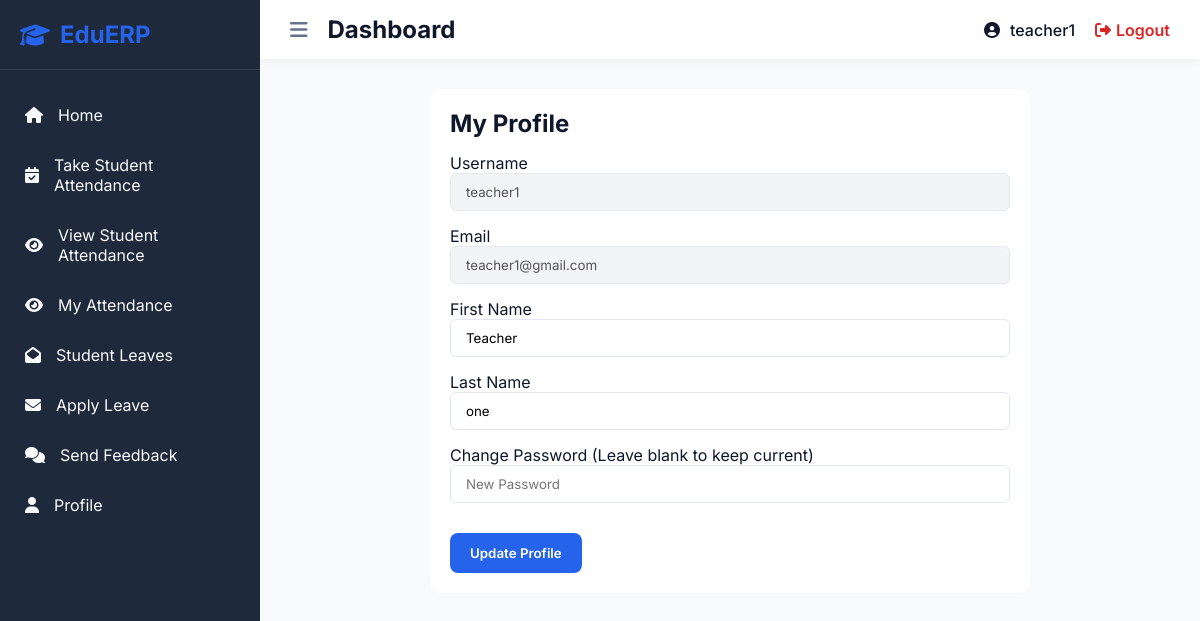
Page /profile/ (signed in) on the committed database.
### accounts/models.py (models this page shows)
class CustomUser(AbstractUser):
    USER_TYPE_CHOICES = ((1, "HOD"), (2, "Staff"), (3, "Student"))
    user_type = models.IntegerField(choices=USER_TYPE_CHOICES, default=1)
    class Meta:
        db_table = 'CUSTOM_USER_TABLE'

### accounts/views.py (the view, shortened to what this page needs)
# urls.py: path('profile/', views.profile_view, name='profile_view'),
@login_required(login_url='/')
def profile_view(request):
    user = request.user
    return render(request, 'accounts/profile.html', {'user': user})

### accounts/templates/accounts/profile.html (shortened to what this page needs)
{% extends 'base.html' %}
{% block content %}
<div class="content-section" style="background: white; padding: 20px; border-radius: 12px; max-width: 600px; margin: auto;">
    <h2>My Profile</h2>
    <form action="{% url 'profile_view' %}" method="POST" style="margin-top: 15px;">
        <label>Username</label>
        <input type="text" value="{{ user.username }}" disabled class="form-input" style="background: #f3f4f6; margin-bottom: 15px;">
        <label>Email</label>
        <input type="email" value="{{ user.email }}" disabled class="form-input" style="background: #f3f4f6; margin-bottom: 15px;">
        <label>First Name</label>
        <input type="text" name="first_name" value="{{ user.first_name }}" class="form-input" style="margin-bottom: 15px;">
        <label>Last Name</label>
        <input type="text" name="last_name" value="{{ user.last_name }}" class="form-input" style="margin-bottom: 15px;">
        <label>Change Password (Leave blank to keep current)</label>
        <input type="password" name="password" placeholder="New Password" class="form-input" style="margin-bottom: 15px;">
        <button type="submit" class="btn-primary" style="margin-top: 15px;">Update Profile</button>
    </form>
</div>
{% endblock %}

### templates/base.html (shortened to what this page needs)
<!DOCTYPE html>
<html lang="en">
<head>
    <link rel="stylesheet" href="https://cdnjs.cloudflare.com/ajax/libs/font-awesome/6.4.0/css/all.min.css">
    <link rel="stylesheet" href="/static/css/style.css">
</head>
<body>
    <div class="app-container">
        <aside class="sidebar">
            <div class="sidebar-header">
                <h2><i class="fas fa-graduation-cap"></i> EduERP</h2>
            </div>
            <ul class="sidebar-menu">
                {% if request.user.user_type == 1 %}
                    <li><a href="{% url 'admin_home' %}"><i class="fas fa-home"></i> Home</a></li>
                    <li><a href="{% url 'manage_staff' %}"><i class="fas fa-users"></i> Staff</a></li>
                    <li><a href="{% url 'manage_student' %}"><i class="fas fa-user-graduate"></i> Students</a></li>
                    <li><a href="{% url 'manage_course' %}"><i class="fas fa-book"></i> Courses</a></li>
                    <li><a href="{% url 'manage_subject' %}"><i class="fas fa-book-open"></i> Subjects</a></li>
                    <li><a href="{% url 'admin_staff_attendance' %}"><i class="fas fa-calendar-check"></i> Staff Attendance</a></li>
                    <li><a href="{% url 'admin_leave_requests' %}"><i class="fas fa-envelope"></i> Leave Requests</a></li>
                    <li><a href="{% url 'admin_feedback_message' %}"><i class="fas fa-comments"></i> Feedback</a></li>
                {% elif request.user.user_type == 2 %}
                    <li><a href="{% url 'staff_home' %}"><i class="fas fa-home"></i> Home</a></li>
                    <li><a href="{% url 'staff_take_attendance' %}"><i class="fas fa-calendar-check"></i> Take Student Attendance</a></li>
                    <li><a href="{% url 'staff_view_attendance' %}"><i class="fas fa-eye"></i> View Student Attendance</a></li>
                    <li><a href="{% url 'staff_view_personal_attendance' %}"><i class="fas fa-eye"></i> My Attendance</a></li>
                    <li><a href="{% url 'staff_student_leave_requests' %}"><i class="fas fa-envelope-open"></i> Student Leaves</a></li>
                    <li><a href="{% url 'staff_apply_leave' %}"><i class="fas fa-envelope"></i> Apply Leave</a></li>
                    <li><a href="{% url 'staff_feedback' %}"><i class="fas fa-comments"></i> Send Feedback</a></li>
                {% endif %}
                <li><a href="{% url 'profile_view' %}"><i class="fas fa-user"></i> Profile</a></li>
            </ul>
        </aside>
        <div class="main-content">
            <header class="top-header">
                <div class="header-left">
                    <button id="toggle-sidebar" class="btn-icon"><i class="fas fa-bars"></i></button>
                    <h2>{% block page_title %}Dashboard{% endblock %}</h2>
                </div>
                <div class="header-right">
                    <div class="user-profile">
                        <i class="fas fa-user-circle"></i>
                        <a href="{% url 'profile_view' %}" style="text-decoration: none; color: inherit;">{{ request.user.username }}</a>
                    </div>
                    <a href="{% url 'logout_user' %}" class="btn-logout"><i class="fas fa-sign-out-alt"></i> Logout</a>
                </div>
            </header>
            <main class="page-content">
                {% block content %}
                {% endblock %}
            </main>
        </div>
    </div>
</body>
</html>

### static/css/style.css (style rules this page uses)
:root { --primary: #2563eb; --primary-hover: #1d4ed8; --secondary: #475569; --bg-color: #f8fafc; --card-bg: #ffffff; --text-main: #0f172a; --text-muted: #64748b; --border-color: #e2e8f0; --sidebar-bg: #1e293b; --sidebar-text: #f8fafc; --sidebar-hover: #334155; --sidebar-active: #475569; --success: #16a34a; --danger: #dc2626; --warning: #ca8a04; }
* { margin: 0; padding: 0; box-sizing: border-box; font-family: 'Inter', sans-serif; }
body { background-color: var(--bg-color); color: var(--text-main); }
.btn-primary { background: var(--primary); color: white; border: none; padding: 12px 20px; border-radius: 8px; cursor: pointer; font-weight: 600; transition: all 0.3s; }
.app-container { display: flex; min-height: 100vh; }
.sidebar { width: 260px; background: var(--sidebar-bg); color: var(--sidebar-text); transition: all 0.3s; position: fixed; height: 100vh; z-index: 100; }
.sidebar-header { padding: 20px; border-bottom: 1px solid rgba(255,255,255,0.1); }
.sidebar-header h2 { display: flex; align-items: center; gap: 10px; font-size: 24px; color: var(--primary); }
.sidebar-menu { list-style: none; padding: 20px 0; }
.sidebar-menu li a { display: flex; align-items: center; gap: 15px; padding: 15px 25px; color: var(--sidebar-text); text-decoration: none; transition: all 0.3s; }
.main-content { flex: 1; margin-left: 260px; transition: all 0.3s; }
.top-header { background: var(--card-bg); padding: 15px 30px; display: flex; justify-content: space-between; align-items: center; box-shadow: 0 2px 10px rgba(0,0,0,0.05); position: sticky; top: 0; z-index: 90; }
.header-left { display: flex; align-items: center; gap: 20px; }
.btn-icon { background: none; border: none; font-size: 20px; color: var(--text-muted); cursor: pointer; transition: color 0.3s; }
.header-right { display: flex; align-items: center; gap: 20px; }
.user-profile { display: flex; align-items: center; gap: 10px; font-weight: 500; }
.btn-logout { color: var(--danger); text-decoration: none; display: flex; align-items: center; gap: 5px; font-weight: 600; transition: opacity 0.3s; }
.page-content { padding: 30px; }
.form-input { width: 100%; padding: 10px 15px; border: 1px solid var(--border-color); border-radius: 6px; outline: none; font-family: 'Inter', sans-serif; }

### rows in the picture
CustomUser: user.username "teacher1", username "teacher1", email "teacher1@gmail.com", first_name "Teacher", last_name "one"
